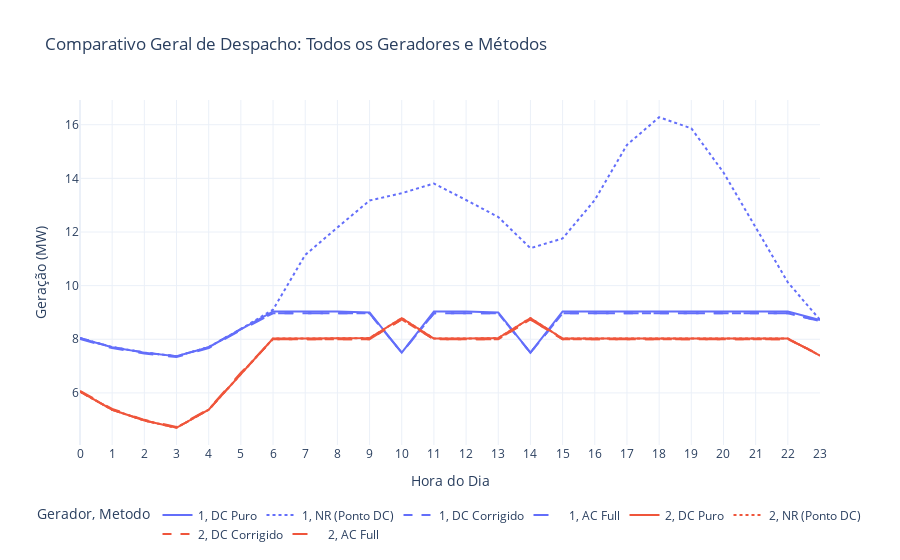

Here is the notebook cell this chart was saved with:
### Code cell
# 1. Preparação dos Nomes e Dados
gen_names = [gen.id for gen in NET.generators]
horas = list(range(H))

def build_df(data, label):
    df = pd.DataFrame(data, columns=gen_names)
    df['Hora'] = horas
    df['Metodo'] = label
    return df

# Unificando as estratégias
df_all = pd.concat([
    build_df(generations_dc, "DC Puro"),
    build_df(generations_nr, "NR (Ponto DC)"),
    build_df(generations_dc_corr, "DC Corrigido"),
    build_df(generations_ac, "AC Full")
])

# 2. "Derretendo" os dados para o formato longo
df_melt = df_all.melt(id_vars=['Hora', 'Metodo'], var_name='Gerador', value_name='MW')

# 3. Plotagem em Plano Único
# Cor = Gerador | Estilo da Linha = Método
fig = px.line(
    df_melt, 
    x="Hora", 
    y="MW", 
    color="Gerador",      # Cada cor é um gerador (G1, G2, Wind...)
    line_dash="Metodo",   # Cada estilo de linha é um método (Puro, NR, Corrigido, AC)
    title="Comparativo Geral de Despacho: Todos os Geradores e Métodos",
    labels={"MW": "Potência Ativa (MW)", "Hora": "Hora do Dia"},
    template="plotly_white"
)

# Melhorando a interatividade
fig.update_layout(
    hovermode="x unified",
    legend=dict(
        orientation="h",
        yanchor="bottom",
        y=-0.3, # Joga a legenda para baixo para não apertar o gráfico
        xanchor="center",
        x=0.5
    ),
    yaxis=dict(title="Geração (MW)"),
    xaxis=dict(tickmode='linear', tick0=0, dtick=1) # Garante que mostre todas as horas
)

fig.show()

### Figure 1 — Plotly figure (JSON) as saved in the notebook; plotly's stock layout.template omitted (floating-point values rounded to 4 significant figures)
{"data": [{"hovertemplate": "Gerador=1<br>Metodo=DC Puro<br>Hora do Dia=%{x}<br>Potência Ativa (MW)=%{y}<extra></extra>", "legendgroup": "1, DC Puro", "line": {"color": "#636efa", "dash": "solid"}, "marker": {"symbol": "circle"}, "mode": "lines", "name": "1, DC Puro", "orientation": "v", "showlegend": true, "type": "scatter", "x": [0, 1, 2, 3, 4, 5, 6, 7, 8, 9, 10, 11, 12, 13, 14, 15, 16, 17, 18, 19, 20, 21, 22, 23], "xaxis": "x", "y": [8.042, 7.704, 7.502, 7.367, 7.704, 8.381, 9.038, 9.038, 9.038, 9.0, 7.5, 9.038, 9.038, 9.0, 7.5, 9.038, 9.038, 9.038, 9.038, 9.038, 9.038, 9.038, 9.038, 8.719], "yaxis": "y"}, {"hovertemplate": "Gerador=1<br>Metodo=NR (Ponto DC)<br>Hora do Dia=%{x}<br>Potência Ativa (MW)=%{y}<extra></extra>", "legendgroup": "1, NR (Ponto DC)", "line": {"color": "#636efa", "dash": "dot"}, "marker": {"symbol": "circle"}, "mode": "lines", "name": "1, NR (Ponto DC)", "orientation": "v", "showlegend": true, "type": "scatter", "x": [0, 1, 2, 3, 4, 5, 6, 7, 8, 9, 10, 11, 12, 13, 14, 15, 16, 17, 18, 19, 20, 21, 22, 23], "xaxis": "x", "y": [8.046, 7.707, 7.504, 7.369, 7.707, 8.385, 9.105, 11.14, 12.17, 13.17, 13.45, 13.81, 13.19, 12.56, 11.4, 11.76, 13.19, 15.25, 16.28, 15.87, 14.22, 12.17, 10.12, 8.723], "yaxis": "y"}, {"hovertemplate": "Gerador=1<br>Metodo=DC Corrigido<br>Hora do Dia=%{x}<br>Potência Ativa (MW)=%{y}<extra></extra>", "legendgroup": "1, DC Corrigido", "line": {"color": "#636efa", "dash": "dash"}, "marker": {"symbol": "circle"}, "mode": "lines", "name": "1, DC Corrigido", "orientation": "v", "showlegend": true, "type": "scatter", "x": [0, 1, 2, 3, 4, 5, 6, 7, 8, 9, 10, 11, 12, 13, 14, 15, 16, 17, 18, 19, 20, 21, 22, 23], "xaxis": "x", "y": [8.046, 7.707, 7.504, 7.369, 7.707, 8.385, 8.966, 8.966, 8.966, 8.966, 7.5, 8.966, 8.966, 8.966, 7.5, 8.966, 8.966, 8.966, 8.966, 8.966, 8.966, 8.966, 8.966, 8.679], "yaxis": "y"}, {"hovertemplate": "Gerador=1<br>Metodo=AC Full<br>Hora do Dia=%{x}<br>Potência Ativa (MW)=%{y}<extra></extra>", "legendgroup": "1, AC Full", "line": {"color": "#636efa", "dash": "longdash"}, "marker": {"symbol": "circle"}, "mode": "lines", "name": "1, AC Full", "orientation": "v", "showlegend": true, "type": "scatter", "x": [0, 1, 2, 3, 4, 5, 6, 7, 8, 9, 10, 11, 12, 13, 14, 15, 16, 17, 18, 19, 20, 21, 22, 23], "xaxis": "x", "y": [8.007, 7.672, 7.47, 7.336, 7.672, 8.343, 8.966, 8.966, 8.966, 8.966, 7.5, 8.966, 8.966, 8.966, 7.5, 8.966, 8.966, 8.966, 8.966, 8.966, 8.966, 8.966, 8.966, 8.679], "yaxis": "y"}, {"hovertemplate": "Gerador=2<br>Metodo=DC Puro<br>Hora do Dia=%{x}<br>Potência Ativa (MW)=%{y}<extra></extra>", "legendgroup": "2, DC Puro", "line": {"color": "#EF553B", "dash": "solid"}, "marker": {"symbol": "circle"}, "mode": "lines", "name": "2, DC Puro", "orientation": "v", "showlegend": true, "type": "scatter", "x": [0, 1, 2, 3, 4, 5, 6, 7, 8, 9, 10, 11, 12, 13, 14, 15, 16, 17, 18, 19, 20, 21, 22, 23], "xaxis": "x", "y": [6.046, 5.373, 4.97, 4.701, 5.373, 6.719, 8.027, 8.027, 8.027, 8.046, 8.79, 8.027, 8.027, 8.046, 8.79, 8.027, 8.027, 8.027, 8.027, 8.027, 8.027, 8.027, 8.027, 7.393], "yaxis": "y"}, {"hovertemplate": "Gerador=2<br>Metodo=NR (Ponto DC)<br>Hora do Dia=%{x}<br>Potência Ativa (MW)=%{y}<extra></extra>", "legendgroup": "2, NR (Ponto DC)", "line": {"color": "#EF553B", "dash": "dot"}, "marker": {"symbol": "circle"}, "mode": "lines", "name": "2, NR (Ponto DC)", "orientation": "v", "showlegend": true, "type": "scatter", "x": [0, 1, 2, 3, 4, 5, 6, 7, 8, 9, 10, 11, 12, 13, 14, 15, 16, 17, 18, 19, 20, 21, 22, 23], "xaxis": "x", "y": [6.046, 5.373, 4.97, 4.701, 5.373, 6.719, 8.027, 8.027, 8.027, 8.046, 8.79, 8.027, 8.027, 8.046, 8.79, 8.027, 8.027, 8.027, 8.027, 8.027, 8.027, 8.027, 8.027, 7.393], "yaxis": "y"}, {"hovertemplate": "Gerador=2<br>Metodo=DC Corrigido<br>Hora do Dia=%{x}<br>Potência Ativa (MW)=%{y}<extra></extra>", "legendgroup": "2, DC Corrigido", "line": {"color": "#EF553B", "dash": "dash"}, "marker": {"symbol": "circle"}, "mode": "lines", "name": "2, DC Corrigido", "orientation": "v", "showlegend": true, "type": "scatter", "x": [0, 1, 2, 3, 4, 5, 6, 7, 8, 9, 10, 11, 12, 13, 14, 15, 16, 17, 18, 19, 20, 21, 22, 23], "xaxis": "x", "y": [6.046, 5.373, 4.97, 4.701, 5.373, 6.719, 8.004, 8.004, 8.004, 8.004, 8.737, 8.004, 8.004, 8.004, 8.737, 8.004, 8.004, 8.004, 8.004, 8.004, 8.004, 8.004, 8.004, 7.426], "yaxis": "y"}, {"hovertemplate": "Gerador=2<br>Metodo=AC Full<br>Hora do Dia=%{x}<br>Potência Ativa (MW)=%{y}<extra></extra>", "legendgroup": "2, AC Full", "line": {"color": "#EF553B", "dash": "longdash"}, "marker": {"symbol": "circle"}, "mode": "lines", "name": "2, AC Full", "orientation": "v", "showlegend": true, "type": "scatter", "x": [0, 1, 2, 3, 4, 5, 6, 7, 8, 9, 10, 11, 12, 13, 14, 15, 16, 17, 18, 19, 20, 21, 22, 23], "xaxis": "x", "y": [6.075, 5.401, 4.996, 4.727, 5.401, 6.75, 8.004, 8.004, 8.004, 8.004, 8.737, 8.004, 8.004, 8.004, 8.737, 8.004, 8.004, 8.004, 8.004, 8.004, 8.004, 8.004, 8.004, 7.426], "yaxis": "y"}], "layout": {"hovermode": "x unified", "legend": {"orientation": "h", "title": {"text": "Gerador, Metodo"}, "tracegroupgap": 0, "x": 0.5, "xanchor": "center", "y": -0.3, "yanchor": "bottom"}, "title": {"text": "Comparativo Geral de Despacho: Todos os Geradores e Métodos"}, "xaxis": {"anchor": "y", "domain": [0, 1], "dtick": 1, "tick0": 0, "tickmode": "linear", "title": {"text": "Hora do Dia"}}, "yaxis": {"anchor": "x", "domain": [0, 1], "title": {"text": "Geração (MW)"}}}}
